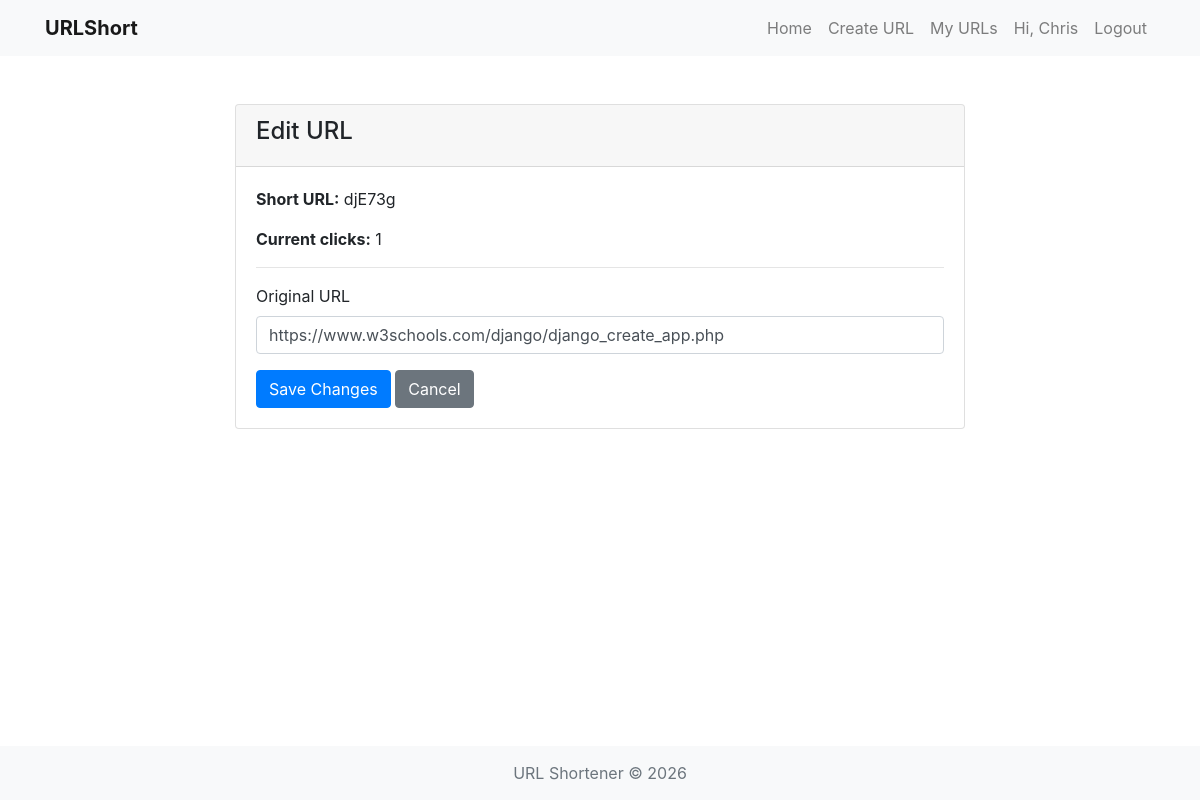
/edit/6/ (signed in), run on the app's committed database.
### urlshort/models.py (models this page shows, shortened)
class ShortURL(models.Model):
    original_url = models.URLField(max_length=700)
    short_url = models.CharField(max_length=100, unique=True)
    time_date_created = models.DateTimeField(auto_now_add=True)
    click_count = models.IntegerField(default=0)
    user = models.ForeignKey(User, on_delete=models.CASCADE, null=True, blank=True)
    expires_at = models.DateTimeField(null=True, blank=True)

### urlshort/views.py (the view)
# urls.py: path('edit/<int:url_id>/', views.edit_url, name='edit_url'),
@login_required
def edit_url(request, url_id):
    url_obj = get_object_or_404(ShortURL, id=url_id, user=request.user)
    if request.method == 'POST':
        form = EditURLForm(request.POST, instance=url_obj)
        if form.is_valid():
            form.save()
            messages.success(request, 'URL updated successfully!')
            return redirect('my_urls')
    else:
        form = EditURLForm(instance=url_obj)
    return render(request, 'edit_url.html', {'form': form, 'url_obj': url_obj})

### urlshort/forms.py
class EditURLForm(forms.ModelForm):
    class Meta:
        model = ShortURL
        fields = ['original_url']
        widgets = {
            'original_url': forms.TextInput(attrs={
                'class': 'form-control'
            })
        }

### templates/edit_url.html (shortened to what this page needs)
{% extends 'base.html' %}
{% block content %}
<div class="container mt-5">
    <div class="row justify-content-center">
        <div class="col-md-8">
            <div class="card">
                <div class="card-header">
                    <h4>Edit URL</h4>
                </div>
                <div class="card-body">
                    <p><strong>Short URL:</strong> {{ url_obj.short_url }}</p>
                    <p><strong>Current clicks:</strong> {{ url_obj.click_count }}</p>
                    <hr>
                    <form method="POST">
                        <div class="form-group mb-3">
                            <label>Original URL</label>
                            {{ form.original_url }}
                        </div>
                        <button type="submit" class="btn btn-primary">Save Changes</button>
                        <a href="{% url 'my_urls' %}" class="btn btn-secondary">Cancel</a>
                    </form>
                </div>
            </div>
        </div>
    </div>
</div>
{% endblock content %}

### templates/base.html (shortened to what this page needs)
<!DOCTYPE html>
<html lang="en">
<head>
    <link rel="stylesheet" href="https://stackpath.bootstrapcdn.com/bootstrap/4.5.2/css/bootstrap.min.css">
</head>
<body>
    <nav class="navbar navbar-expand-lg navbar-light bg-light">
        <div class="container">
            <a class="navbar-brand" href="{% url 'home' %}">URLShort</a>
            <div class="collapse navbar-collapse" id="navbarNav">
                <ul class="navbar-nav ml-auto">
                    <li class="nav-item">
                        <a class="nav-link" href="{% url 'home' %}">Home</a>
                    </li>
                    {% if user.is_authenticated %}
                    <li class="nav-item">
                        <a class="nav-link" href="{% url 'create' %}">Create URL</a>
                    </li>
                    <li class="nav-item">
                        <a class="nav-link" href="{% url 'my_urls' %}">My URLs</a>
                    </li>
                    <li class="nav-item">
                        <span class="nav-link">Hi, {{ user.username }}</span>
                    </li>
                    <li class="nav-item">
                        <a class="nav-link" href="{% url 'logout' %}">Logout</a>
                    </li>
                    {% endif %}
                </ul>
            </div>
        </div>
    </nav>
    <div class="content-wrapper">
        {% block content %}
        {% endblock content %}
    </div>
    <footer class="footer text-center">
        <div class="container">
            <span class="text-muted">URL Shortener &copy; 2026</span>
        </div>
    </footer>
</body>
</html>

### templates/base.html (style rules this page uses)
body { min-height: 100vh; display: flex; flex-direction: column; }
.content-wrapper { flex: 1; }
.footer { background-color: #f8f9fa; padding: 15px 0; margin-top: auto; }
.navbar-brand { font-weight: bold; }

### data on the page
ShortURL: short_url "djE73g", click_count "1", original_url "https://www.w3schools.com/django/django_create_app.php"

### other printed values
{{ user.username }} "Chris"
